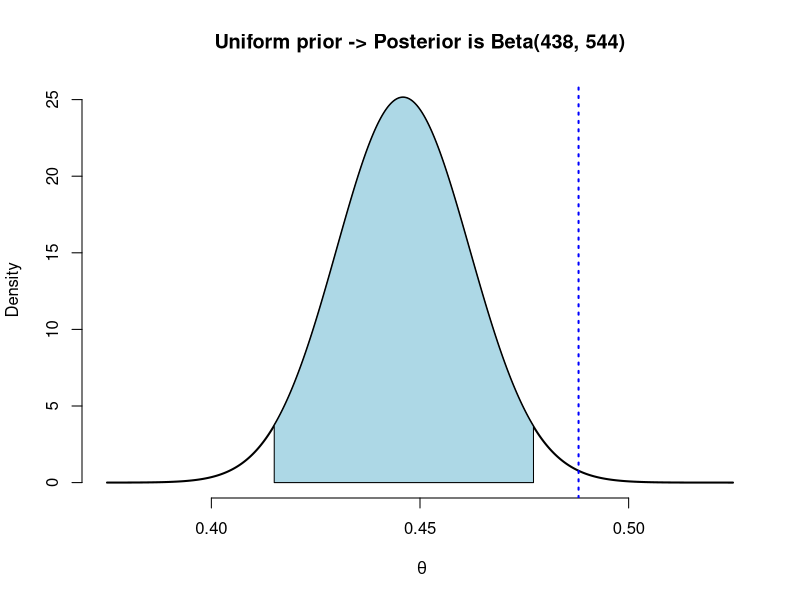
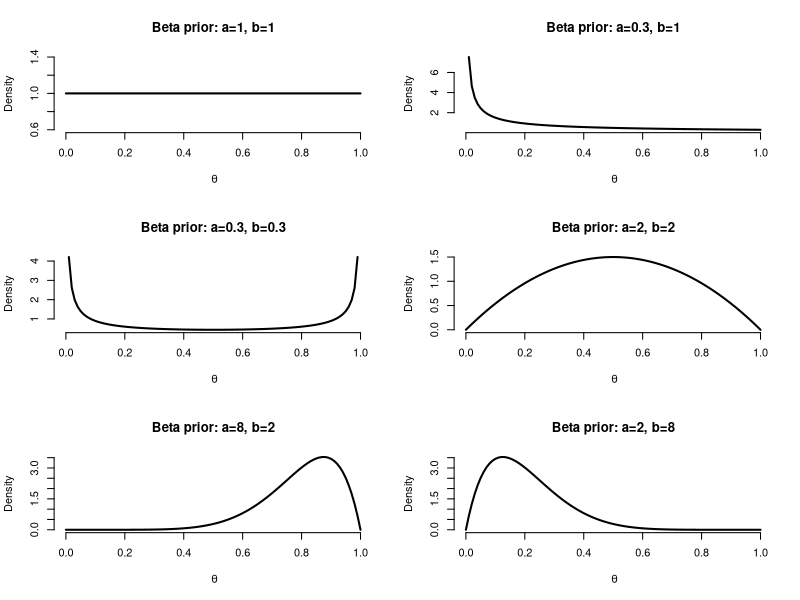

The R source for these figures, in order:
## ---- chunk 1
# 95% Credible Intervals
L <- qbeta(0.025, 438, 544)
U <- qbeta(0.975, 438, 544)

post <- Vectorize(function(theta) dbeta(theta, 438, 544))

# Illustration
x1 <- seq(0.375, 0.525,length=10000)
y1 <- post(x1)
plot(x1, y1, type = "l", xlab=~theta, ylab="Density", 
     main = "Uniform prior -> Posterior is Beta(438, 544)",
     lwd = 2, frame.plot = FALSE)
abline(v = 0.488, col = "blue", lty = 3, lwd = 2)

polygon(c(L, x1[x1>=L & x1<= U], U), c(0, y1[x1>=L & x1<=U], 0), col="lightblue")
## ---- chunk 2
par(mfrow=c(3,2))
pi <- Vectorize(function(theta) dbeta(theta, 1,1))
curve(pi, xlab=~ theta, ylab="Density", main="Beta prior: a=1, b=1", frame=FALSE, lwd=2)
pi <- Vectorize(function(theta) dbeta(theta, 0.3,1))
curve(pi, xlab=~ theta, ylab="Density", main="Beta prior: a=0.3, b=1",frame=FALSE, lwd=2)
pi <- Vectorize(function(theta) dbeta(theta, 0.3,0.3))
curve(pi, xlab=~ theta, ylab="Density", main="Beta prior: a=0.3, b=0.3",frame=FALSE, lwd=2)
pi <- Vectorize(function(theta) dbeta(theta, 2,2))
curve(pi, xlab=~ theta, ylab="Density", main="Beta prior: a=2, b=2",frame=FALSE, lwd=2)
pi <- Vectorize(function(theta) dbeta(theta, 8,2))
curve(pi, xlab=~ theta, ylab="Density", main="Beta prior: a=8, b=2",frame=FALSE, lwd=2)
pi <- Vectorize(function(theta) dbeta(theta, 2,8))
curve(pi, xlab=~ theta, ylab="Density", main="Beta prior: a=2, b=8",frame=FALSE, lwd=2)
